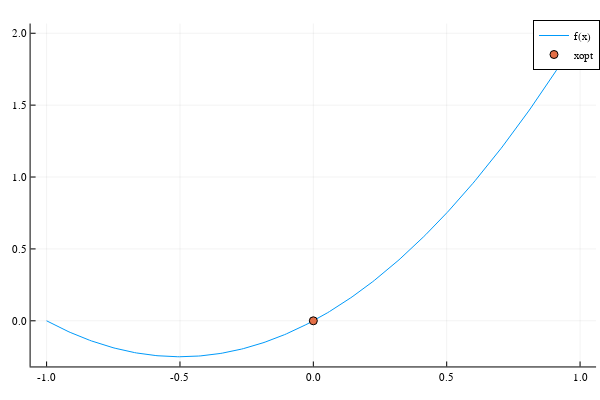

The notebook cell saved with this chart:
### Markdown cell above
## Basic Setup

### Code cell
# Visualize 1D test function
polynomial = PolynomialBasisFunction([
        x -> 0., x -> first(x),
])
polynomial_trend = PolynomialTrend(polynomial, [1., 1.])
testfn = TestQuadratic1D() + polynomial_trend
# testfn = TestQuadratic1D()
# testfn = TestRosenbrock()
tplot(testfn)

### Figure 1 — Plotly figure (JSON) as saved in the notebook; plotly's stock layout.template omitted (floating-point values rounded to 4 significant figures; data arrays with more than 128 entries replaced by an {"elided": "..."} marker saying what was removed)
{"data": [{"colorbar": {"len": 0.9525, "title": {"text": ""}, "x": 0.9934, "y": 0.5139}, "legendgroup": "f(x)", "line": {"color": "rgba(0, 154, 250, 1.000)", "dash": "solid", "shape": "linear", "width": 1}, "mode": "lines", "name": "f(x)", "showlegend": true, "type": "scatter", "x": {"elided": "250 float values"}, "xaxis": "x", "y": {"elided": "250 float values"}, "yaxis": "y"}, {"colorbar": {"len": 0.9525, "title": {"text": ""}, "x": 0.9934, "y": 0.5139}, "legendgroup": "xopt", "marker": {"color": "rgba(227, 111, 71, 1.000)", "line": {"color": "rgba(0, 0, 0, 1)", "width": 1}, "size": 8, "symbol": "circle"}, "mode": "markers", "name": "xopt", "showlegend": true, "type": "scatter", "x": [0], "xaxis": "x", "y": [0], "yaxis": "y"}], "layout": {"annotations": [], "height": 400, "legend": {"bgcolor": "rgba(255, 255, 255, 1.000)", "bordercolor": "rgba(0, 0, 0, 1)", "borderwidth": 1, "font": {"color": "rgba(0, 0, 0, 1)", "family": "sans-serif", "size": 11}, "title": {"font": {"color": "rgba(0, 0, 0, 1)", "family": "sans-serif", "size": 15}, "text": ""}, "tracegroupgap": 0, "traceorder": "normal", "x": 1, "xanchor": "auto", "y": 1, "yanchor": "auto"}, "margin": {"b": 20, "l": 0, "r": 0, "t": 20}, "paper_bgcolor": "rgba(255, 255, 255, 1.000)", "plot_bgcolor": "rgba(255, 255, 255, 1.000)", "showlegend": true, "width": 600, "xaxis": {"anchor": "y", "domain": [0.05101, 0.9934], "gridcolor": "rgba(0, 0, 0, 0.1)", "gridwidth": 0.5, "linecolor": "rgba(0, 0, 0, 1)", "mirror": false, "range": [-1.06, 1.06], "showgrid": true, "showline": true, "showticklabels": true, "tickangle": 0, "tickcolor": "rgb(0, 0, 0)", "tickfont": {"color": "rgba(0, 0, 0, 1)", "family": "sans-serif", "size": 11}, "tickmode": "array", "ticks": "inside", "ticktext": ["-1.0", "-0.5", "0.0", "0.5", "1.0"], "tickvals": [-1, -0.5, 0, 0.5, 1], "title": {"font": {"color": "rgba(0, 0, 0, 1)", "family": "sans-serif", "size": 15}, "text": ""}, "type": "linear", "visible": true, "zeroline": false, "zerolinecolor": "rgba(0, 0, 0, 1)"}, "yaxis": {"anchor": "x", "domain": [0.03762, 0.9902], "gridcolor": "rgba(0, 0, 0, 0.1)", "gridwidth": 0.5, "linecolor": "rgba(0, 0, 0, 1)", "mirror": false, "range": [-0.3175, 2.067], "showgrid": true, "showline": true, "showticklabels": true, "tickangle": 0, "tickcolor": "rgb(0, 0, 0)", "tickfont": {"color": "rgba(0, 0, 0, 1)", "family": "sans-serif", "size": 11}, "tickmode": "array", "ticks": "inside", "ticktext": ["0.0", "0.5", "1.0", "1.5", "2.0"], "tickvals": [0, 0.5, 1, 1.5, 2], "title": {"font": {"color": "rgba(0, 0, 0, 1)", "family": "sans-serif", "size": 15}, "text": ""}, "type": "linear", "visible": true, "zeroline": false, "zerolinecolor": "rgba(0, 0, 0, 1)"}}}
